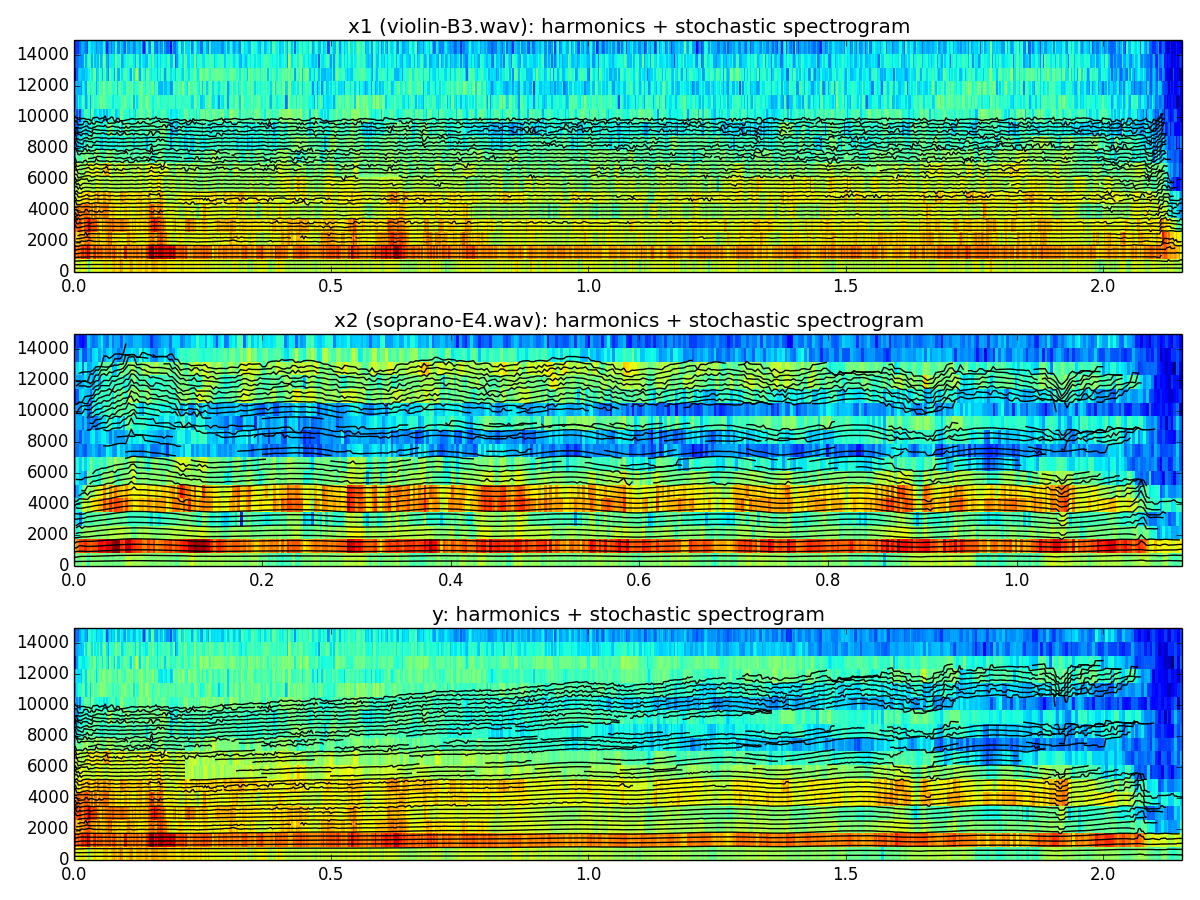

Generate this figure with Python:
import numpy as np
import matplotlib.pyplot as plt
from scipy.signal import get_window
import sys, os
sys.path.append(os.path.join(os.path.dirname(os.path.realpath(__file__)), '../../../software/models/'))
sys.path.append(os.path.join(os.path.dirname(os.path.realpath(__file__)), '../../../software/transformations/'))
import hpsModel as HPS
import hpsTransformations as HPST
import harmonicTransformations as HT
import utilFunctions as UF

inputFile1='../../../sounds/violin-B3.wav'
window1='blackman'
M1=1001
N1=1024
t1=-100
minSineDur1=0.05
nH=40
minf01=200
maxf01=300
f0et1=10
harmDevSlope1=0.01
stocf=0.2

inputFile2='../../../sounds/soprano-E4.wav'
window2='blackman'
M2=901
N2=1024
t2=-100
minSineDur2=0.05
minf02=250
maxf02=500
f0et2=10
harmDevSlope2=0.01

Ns = 512
H = 128

(fs1, x1) = UF.wavread(inputFile1)
(fs2, x2) = UF.wavread(inputFile2)
w1 = get_window(window1, M1)
w2 = get_window(window2, M2)
hfreq1, hmag1, hphase1, stocEnv1 = HPS.hpsModelAnal(x1, fs1, w1, N1, H, t1, nH, minf01, maxf01, f0et1, harmDevSlope1, minSineDur1, Ns, stocf)
hfreq2, hmag2, hphase2, stocEnv2 = HPS.hpsModelAnal(x2, fs2, w2, N2, H, t2, nH, minf02, maxf02, f0et2, harmDevSlope2, minSineDur2, Ns, stocf)

hfreqIntp = np.array([0, 0, .1, 0, .9, 1, 1, 1])
hmagIntp = np.array([0, 0, .1, 0, .9, 1, 1, 1])
stocIntp = np.array([0, 0, .1, 0, .9, 1, 1, 1])
yhfreq, yhmag, ystocEnv = HPST.hpsMorph(hfreq1, hmag1, stocEnv1, hfreq2, hmag2, stocEnv2, hfreqIntp, hmagIntp, stocIntp)

y, yh, yst = HPS.hpsModelSynth(yhfreq, yhmag, np.array([]), ystocEnv, Ns, H, fs1)

UF.wavwrite(y,fs1, 'hps-morph-total.wav')

plt.figure(figsize=(12, 9))

# frequency range to plot
maxplotfreq = 15000.0

# plot spectrogram stochastic component of sound 1
plt.subplot(3,1,1)
numFrames = int(stocEnv1[:,0].size)
sizeEnv = int(stocEnv1[0,:].size)
frmTime = H*np.arange(numFrames)/float(fs1)
binFreq = (.5*fs1)*np.arange(sizeEnv*maxplotfreq/(.5*fs1))/sizeEnv                      
plt.pcolormesh(frmTime, binFreq, np.transpose(stocEnv1[:,:sizeEnv*maxplotfreq/(.5*fs1)+1]))
plt.autoscale(tight=True)

# plot harmonic on top of stochastic spectrogram of sound 1
harms = hfreq1*np.less(hfreq1,maxplotfreq)
harms[harms==0] = np.nan
numFrames = int(harms[:,0].size)
frmTime = H*np.arange(numFrames)/float(fs1) 
plt.plot(frmTime, harms, color='k', ms=3, alpha=1)
plt.autoscale(tight=True)
plt.title('x1 (violin-B3.wav): harmonics + stochastic spectrogram')

# plot spectrogram stochastic component of sound 2
plt.subplot(3,1,2)
numFrames = int(stocEnv2[:,0].size)
sizeEnv = int(stocEnv2[0,:].size)
frmTime = H*np.arange(numFrames)/float(fs2)
binFreq = (.5*fs2)*np.arange(sizeEnv*maxplotfreq/(.5*fs2))/sizeEnv                      
plt.pcolormesh(frmTime, binFreq, np.transpose(stocEnv2[:,:sizeEnv*maxplotfreq/(.5*fs2)+1]))
plt.autoscale(tight=True)

# plot harmonic on top of stochastic spectrogram of sound 2
harms = hfreq2*np.less(hfreq2,maxplotfreq)
harms[harms==0] = np.nan
numFrames = int(harms[:,0].size)
frmTime = H*np.arange(numFrames)/float(fs2) 
plt.plot(frmTime, harms, color='k', ms=3, alpha=1)
plt.autoscale(tight=True)
plt.title('x2 (soprano-E4.wav): harmonics + stochastic spectrogram')

# plot spectrogram of transformed stochastic compoment
plt.subplot(3,1,3)
numFrames = int(ystocEnv[:,0].size)
sizeEnv = int(ystocEnv[0,:].size)
frmTime = H*np.arange(numFrames)/float(fs1)
binFreq = (.5*fs1)*np.arange(sizeEnv*maxplotfreq/(.5*fs1))/sizeEnv                      
plt.pcolormesh(frmTime, binFreq, np.transpose(ystocEnv[:,:sizeEnv*maxplotfreq/(.5*fs1)+1]))
plt.autoscale(tight=True)

# plot transformed harmonic on top of stochastic spectrogram
harms = yhfreq*np.less(yhfreq,maxplotfreq)
harms[harms==0] = np.nan
numFrames = int(harms[:,0].size)
frmTime = H*np.arange(numFrames)/float(fs1) 
plt.plot(frmTime, harms, color='k', ms=3, alpha=1)
plt.autoscale(tight=True)
plt.title('y: harmonics + stochastic spectrogram')

plt.tight_layout()
plt.savefig('hps-morph-total.png')
plt.show()
	

